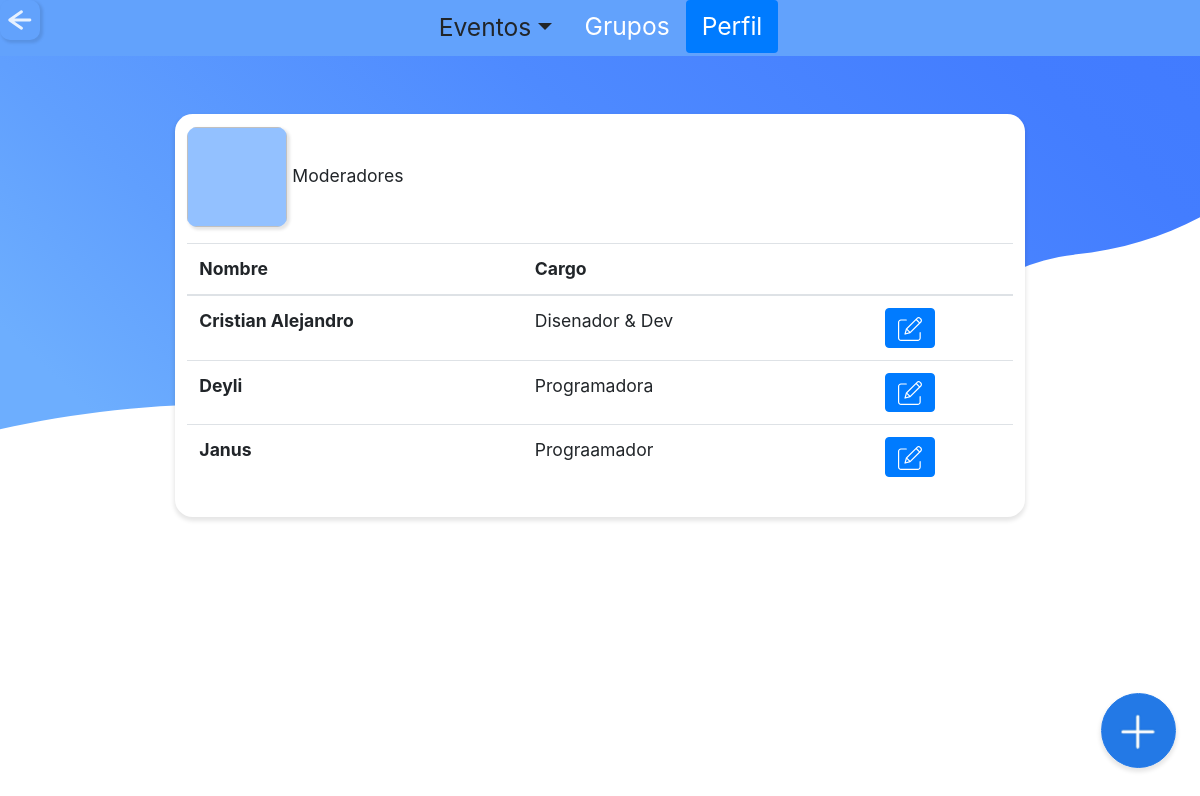
/admin/moderadores.php (signed in), run on an earlier commit of the app's database.
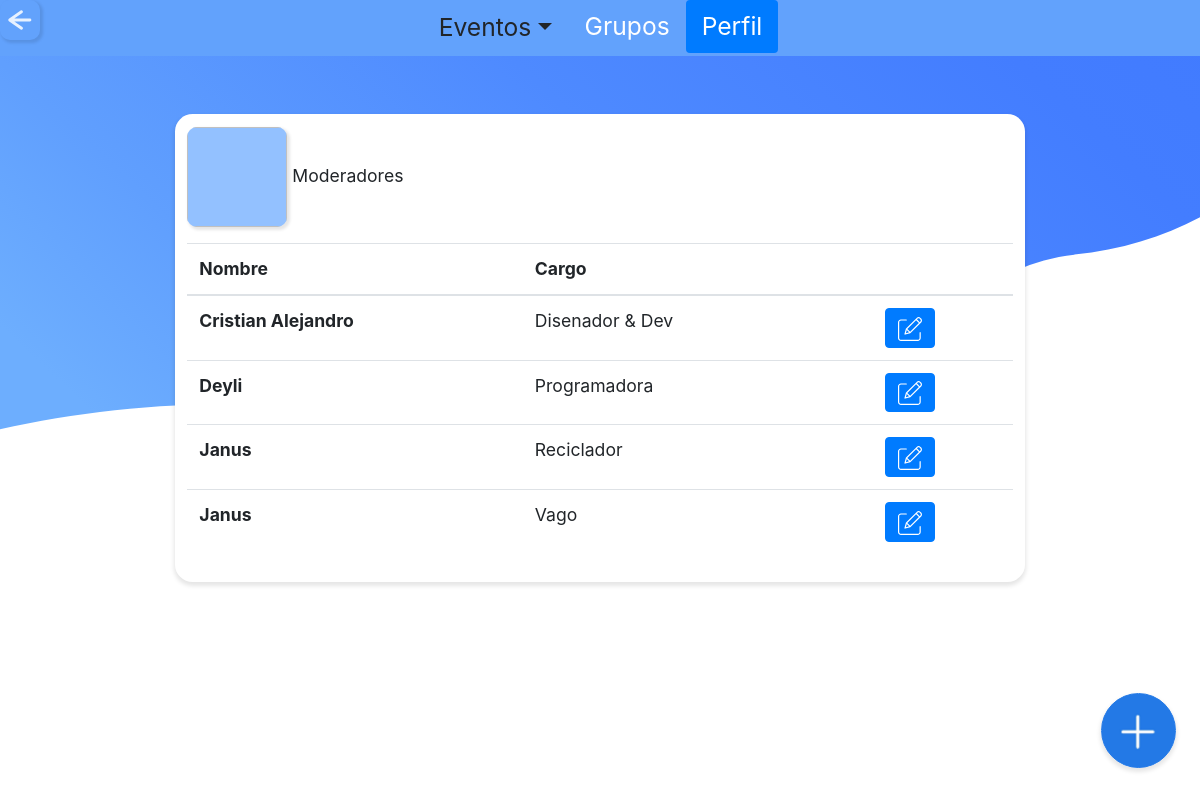
And on a later commit of the database.
### tables this page shows
CREATE TABLE `tbl_moderador` (
  `id_moderador` varchar(10) NOT NULL,
  `nombre_mod` varchar(30) NOT NULL,
  `apellido_mod` varchar(30) NOT NULL,
  `usuario_mod` varchar(20) NOT NULL,
  `contrasena_mod` varchar(20) NOT NULL,
  `cargo_mod` varchar(20) NOT NULL
);

### admin/moderadores.php (the view, shortened to what this page needs)
<?php
  include "../php/conexion.php";
  include "../php/variables.php";
?>
<!doctype html>
<html>
  <head>
  <?php
    $title="Administrador | SchoolTime";
    echo Links($title);
    ?>
  </head>
  <body>
    <?php
    $titulo="perfil";
    echo Eventos($titulo); ?>
<br>
<br>
<br>
<br>
<div class="center-90">
<div class="titulo_perfil default">
  <div class="medio">
  <img class="cuadro_grupo">
    Moderadores
    <table class="table margin-top-1">
    <thead>
    <tr>
      <th scope="col">Nombre</th>
      <th>Cargo</th>
      <th></th>
      <th></th>
    </tr>
  </thead>
  <tbody>
  <?php
	$query="SELECT * FROM tbl_moderador order by nombre_mod ";
	$resultado=$conexion->query($query);
	while ($row=$resultado->fetch_assoc()){
  ?>
    <tr>
    <th scope="col"><?php echo $row['nombre_mod']; ?></th>
     <td><?php echo $row['cargo_mod']; ?></td>
     <td>
     </td>
     <td>
      <a href="actualizar_mod.php?id=<?php echo $row['id_moderador']?>" style="color: white; text-decoration: none;">
     <button type="button" class="btn btn-primary btn-icon-2">
      <img class="icon" src="../svg/edit.svg"></button></a>
     </td>
    </tr>
    <?php
    }
    ?>
  </tbody>
</table>
  </div>
</div>
</div>
<center>
  <div class="form-check form-check-inline">
  <input class="btn_ok large" type="button" onclick="window.location.href = '<?php echo $n_moderador?>';" value="Nuevo Moderador">
  </div>
  </center>
  </body>
</html>

What changed in the data, as far as the page shows it:
removed tbl_moderador: nombre_mod "Janus", cargo_mod "Prograamador"
added tbl_moderador: nombre_mod "Janus", cargo_mod "Reciclador"
added tbl_moderador: nombre_mod "Janus", cargo_mod "Vago"
